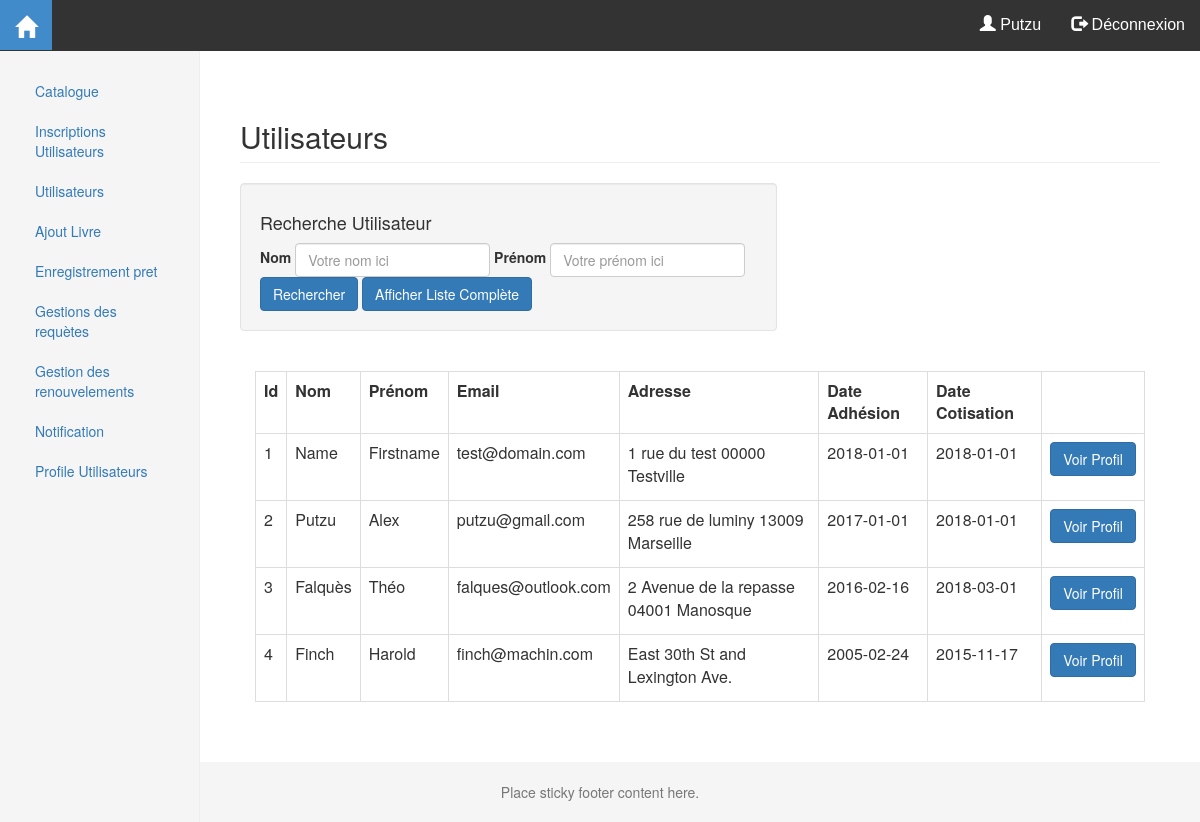
The app's page /admin/portail_admin.php?page=utilisateurs (signed in) with its own data.
### tables this page shows
Create table Adherant (
	IdAdherant integer
	PRIMARY KEY
	AUTO_INCREMENT,
	Mail VARCHAR(320) Unique,
	MDP varchar(100)
	NOT NULL,
	Nom varchar(100)
	NOT NULL,
	Prenom varchar(100)
	NOT NULL,
	Adresse varchar(100)
	NOT NULL,
	adhesion date,
	cotisation date
);

### fonctions/admin.php (the view, shortened to what this page needs)
<?php
include '../fonctions/user.php';
function listUser()
{
    global $bdd;
    $find = '';
    $req = 'SELECT IdAdherant,Nom,Prenom,Mail,Adresse,adhesion,cotisation FROM Adherant ' . $find;
    $result = $bdd->prepare($req);
    $result->execute();
    $data = $result->fetchAll();
    foreach ($data as $user) {
        echo '<tr>
                    <td>' . $user['IdAdherant'] . '</td>
                    <td>' . $user['Nom'] . '</td>
                    <td>' . $user['Prenom'] . '</td>
                    <td>' . $user['Mail'] . '</td>
                    <td>' . $user['Adresse'] . '</td>
                    <td>' . $user['adhesion'] . '</td>
                    <td>' . $user['cotisation'] . '</td>
                    <td>
                        <form action = "" method="post">
                            <button type="submit" class="btn btn-primary" name="profile" value=' . $user['IdAdherant'] . ' >Voir Profil</button>
                        </form>
                    </td>
                 </tr>';
    }
}

### css/style.css (style rules this page uses)
html { position: relative; min-height: 100%; }
body { margin-bottom: 60px; }

### records on screen
adherant: IdAdherant "1", Nom "Name", Prenom "Firstname", Mail "test@domain.com", Adresse "1 rue du test 00000 Testville", adhesion "2018-01-01", cotisation "2018-01-01"
adherant: IdAdherant "2", Nom "Putzu", Prenom "Alex", Mail "putzu@gmail.com", Adresse "258 rue de luminy 13009 Marseille", adhesion "2017-01-01", cotisation "2018-01-01"
adherant: IdAdherant "3", Nom "Falquès", Prenom "Théo", Mail "falques@outlook.com", Adresse "2 Avenue de la repasse 04001 Manosque", adhesion "2016-02-16", cotisation "2018-03-01"
adherant: IdAdherant "4", Nom "Finch", Prenom "Harold", Mail "finch@machin.com", Adresse "East 30th St and Lexington Ave.", adhesion "2005-02-24", cotisation "2015-11-17"

### other values on screen
$_SESSION['Nom'] "Putzu"
$info['title'] "Catalogue"
$info['title'] "Inscriptions Utilisateurs"
$info['title'] "Utilisateurs"
$info['title'] "Ajout Livre"
$info['title'] "Enregistrement pret"
$info['title'] "Gestions des requètes"
$info['title'] "Gestion des renouvelements"
$info['title'] "Notification"
$info['title'] "Profile Utilisateurs"
